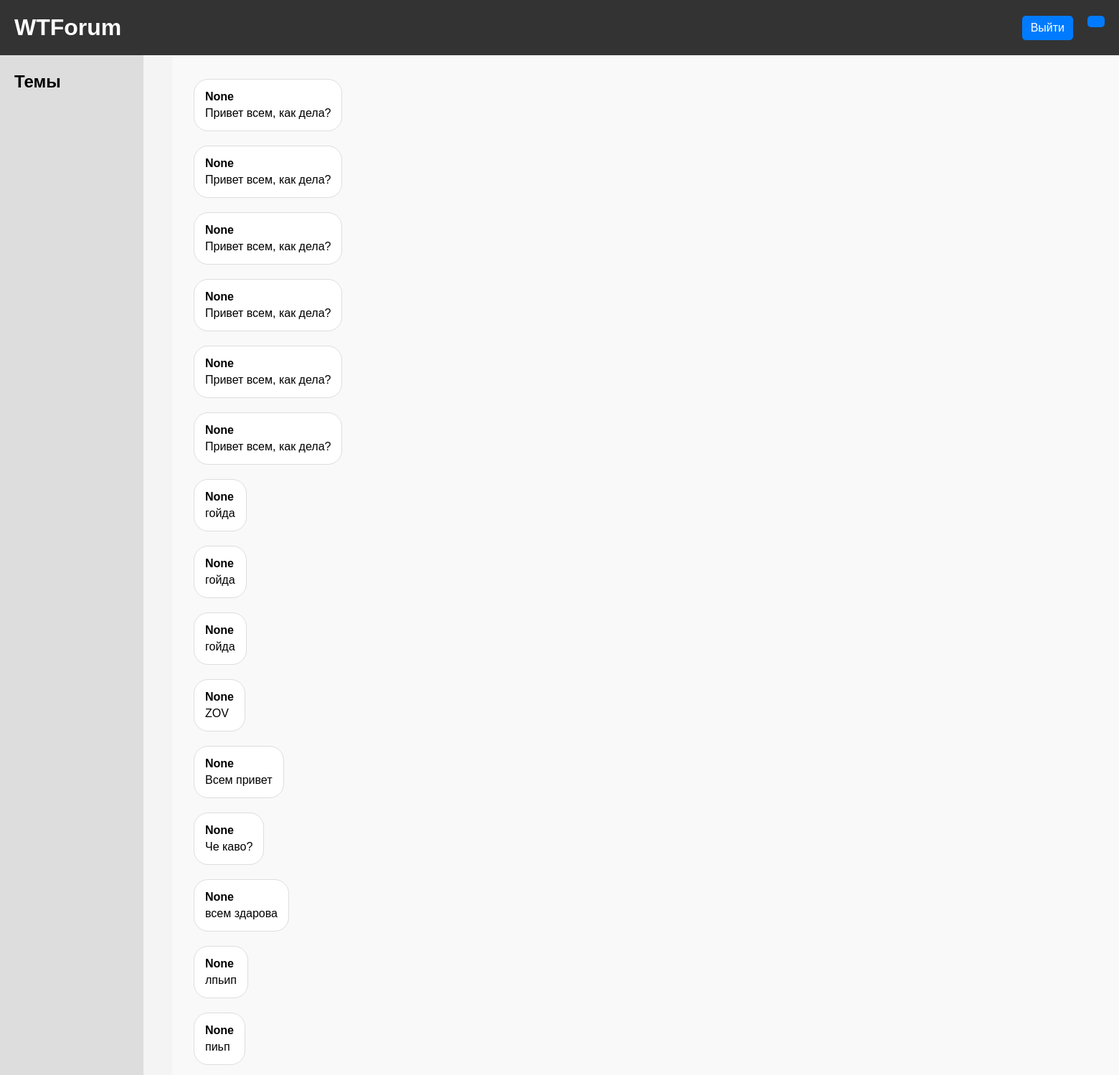
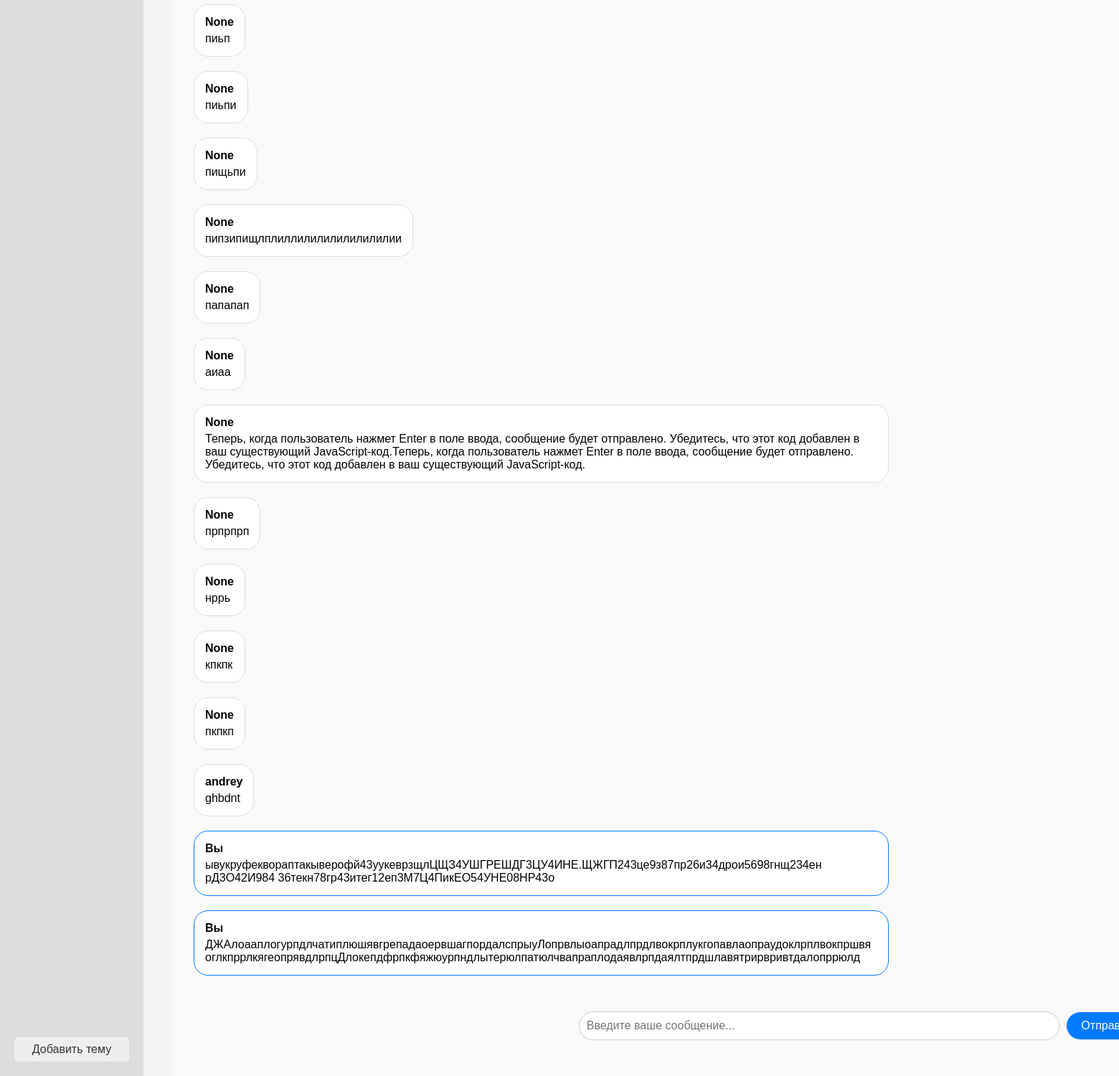
The page /topics/obshie-voprosy (signed in) on the database its author committed (2 pictures, top to bottom).
### data/classes.py (models this page shows, shortened)
class Message(SqlAlchemyBase):
    __tablename__ = 'messages'
    id = sqlalchemy.Column(sqlalchemy.Integer, primary_key=True ,autoincrement=True)
    content = sqlalchemy.Column(sqlalchemy.Text, nullable=False)
    topic_id = sqlalchemy.Column(sqlalchemy.Integer, sqlalchemy.ForeignKey('topics.id'), nullable=False)
    topic = orm.relationship("Topic", back_populates="messages")
    author = sqlalchemy.Column(sqlalchemy.String, sqlalchemy.ForeignKey('users.name'), nullable=False)
    author_id = orm.relationship("User", backref="messages")
    created_at = sqlalchemy.Column(sqlalchemy.DateTime, default=datetime.datetime.now)

### main.py (the view)
@app.route('/topics/<topic_slug>')
@login_required  # защита роута от намереннового избежания авторизации
@logger.catch()
def show_topic(topic_slug):
    db_sess = db_session.create_session()
    topics = db_sess.query(Topic).filter(Topic.status == 'ok')
    messages = db_sess.query(Message).join(Topic).filter(Topic.slug == str(topic_slug)).all()
    is_auth = current_user.is_authenticated
    data = {
        'main_title': 'WTForum. Главная страница',
        'label_account_or_login': 'Войти' if not is_auth else current_user.name,
        'url_account_or_login': '/login' if not is_auth else '#',
        'topics_list': topics,
        'messages': messages,
        'topic_slug': topic_slug,
    }
    return render_template('show_topic.html', **data)

### database/db_session.py (called while the page is built)
def create_session() -> Session:
    global __factory
    return __factory()

### main.py (called while the page is built)
@login_manager.user_loader
@logger.catch()
def load_user(user_id):
    db_sess = db_session.create_session()
    user = db_sess.get(User, user_id)
    db_sess.close()
    return user  # Возвращает объект User или None

### templates/show_topic.html (shortened to what this page needs)
{% extends "base.html" %}
{% block content %}
<div class="content">
    <div class="messages-container" id="chat">
        {% for item in messages %}
        {% if item.author == current_user.name %}
        <div class="message-box-your">
            <h4>Вы</h4>
            <p>{{ item.content }}</p>
        </div>
        {% else %}
        <div class="message-box">
            <h4>{{ item.author }}</h4>
            <p>{{ item.content }}</p>
        </div>
        {% endif %}
        {% endfor %}
    </div>
    <div class="message-input-container">
        <input type="text" class="message-input" id="message_input" placeholder="Введите ваше сообщение...">
        <button class="send-button" id="send_button">Отправить</button>
    </div>
</div>
{% endblock %}

### templates/base.html (shortened to what this page needs)
<!DOCTYPE html>
<html>
<head>
    <link rel="stylesheet" href="../static/css/index.css">
</head>
<body>
<div class="header">
    <h1><a href="/" style="text-decoration: none; color: inherit;">WTForum</a></h1>
    <ul class="header-menu">
    <li><a href="{{ url_for('logout') }}">Выйти</a></li>
    <li><a href="{{ url_for('profile_page') }}">{{ username }}</a></li>
    </ul>
</div>
<div class="container">
    <div class="sidebar">
        <h2>Темы</h2>
        <ul>
        </ul>
        <a href="/add_topic" class="add-topic-button">Добавить тему</a>
    </div>
    {% block content %}
    {% endblock %}
</div>
</body>
</html>

### static/css/index.css (style rules this page uses)
body { font-family: Arial, sans-serif; margin: 0; padding: 0; background-color: #f4f4f4; }
.container { display: flex; min-height: 100vh; }
.header { background-color: #333; color: #fff; padding: 20px; width: 100%; position: fixed; top: 0; left: 0; z-index: 100; display: flex; justify-content: space-between; align-items: center; box-sizing: border-box; }
.header h1 { margin: 0; }
.header-menu { list-style: none; padding: 0; margin: 0; display: flex; }
.header-menu li { margin-left: 20px; }
.header-menu a { color: white; text-decoration: none; background-color: #007bff; padding: 8px 12px; border-radius: 5px; display: inline-block; }
.sidebar { width: 200px; background-color: #ddd; padding: 20px; position: fixed; top: 60px; left: 0; height: calc(100vh - 60px); overflow-y: auto; display: flex; flex-direction: column; box-sizing: border-box; }
.sidebar ul { list-style: none; padding: 0; margin: 0; flex: 1; }
.sidebar a { display: block; padding: 8px; background-color: #eee; color: #333; text-decoration: none; border-radius: 5px; }
.add-topic-button { display: block; padding: 10px 15px; background-color: #007bff; color: white; text-decoration: none; border-radius: 5px; text-align: center; box-sizing: border-box; }
.content { flex: 1; padding: 20px; margin-left: 240px; margin-top: 80px; }
.content { flex: 3; padding: 20px; background-color: #f9f9f9; border-radius: 5px; }
.messages-container { flex: 1; overflow-y: auto; display: flex; flex-direction: column; align-items: flex-start; padding: 10px; }
.message-input-container { display: flex; align-items: center; width: 100%; max-width: 800px; margin: 20px auto 0 auto; }
.message-input { flex-grow: 1; padding: 10px; border: 1px solid #ccc; border-radius: 20px; font-size: 16px; outline: none; box-sizing: border-box; }
.send-button { background-color: #007bff; color: white; border: none; padding: 10px 20px; border-radius: 20px; font-size: 16px; cursor: pointer; margin-left: 10px; outline: none; transition: background-color 0.3s ease; }
.messages-container { flex: 1; overflow-y: auto; display: flex; flex-direction: column; align-items: flex-start; max-height: calc(100vh - 230px); }
.message-box { background-color: #fff; border: 1px solid #ddd; margin-bottom: 20px; padding: 15px; border-radius: 20px; word-wrap: break-word; max-width: 50%; align-self: flex-start; }
.message-box h4 { margin-top: 0; margin-bottom: 5px; }
.message-box p { margin: 0; }
.message-box-your { background-color: #fff; border: 1px solid #ddd; margin-bottom: 20px; padding: 15px; border-radius: 20px; word-wrap: break-word; max-width: 50%; align-self: flex-start; border-color: #007bff; }
.message-box-your h4 { margin-top: 0; margin-bottom: 5px; }
.message-box-your p { margin: 0; }

### rows shown on the page
Message: author "None", content "Привет всем, как дела?"
Message: author "None", content "Привет всем, как дела?"
Message: author "None", content "Привет всем, как дела?"
Message: author "None", content "Привет всем, как дела?"
Message: author "None", content "Привет всем, как дела?"
Message: author "None", content "Привет всем, как дела?"
Message: author "None", content "гойда"
Message: author "None", content "гойда"
Message: author "None", content "гойда"
Message: author "None", content "ZOV"
Message: author "None", content "Всем привет"
Message: author "None", content "Че каво?"
Message: author "None", content "всем здарова"
Message: author "None", content "лпьип"
Message: author "None", content "пиьп"
Message: author "None", content "пиьп"
Message: author "None", content "пиьпи"
Message: author "None", content "пищьпи"
Message: author "None", content "пипзипищлплиллилилилилилилилии"
Message: author "None", content "папапап"
Message: author "None", content "аиаа"
Message: author "None", content "Теперь, когда пользователь нажмет Enter в поле ввода, сообщение будет отправлено. Убедитесь, что этот код добавлен в ваш существующий JavaScript-код.Теперь, когда пользователь нажмет Enter в поле ввода, сообщение будет отправлено. Убедитесь, что этот код добавлен в ваш существующий JavaScript-код."
Message: author "None", content "прпрпрп"
Message: author "None", content "нррь"
Message: author "None", content "кпкпк"
Message: author "None", content "пкпкп"
Message: author "andrey", content "ghbdnt"
Message: content "ывукруфеквораптакыверофй43уукеврзщлЦЩЗ4УШГРЕШДГ3ЦУ4ИНЕ.ЩЖГП243це9з87пр26и34дрои5698гнщ234ен рД3О42И984 36текн78гр43итег12еп3М7Ц4ПикЕО54УНЕ08НР43о"
Message: content "ДЖАлоааплогурпдлчатиплюшявгрепадаоервшагпордалспрыуЛопрвлыоапрадлпрдлвокрплукгопавлаопраудоклрплвокпршвяоглкпррлкягеопрявдлрпцДлокепдфрпкфяжюурпндлытерюлпатюлчвапраплодаявлрпдаялтпрдшлавятрирвривтдалопррюлд"
